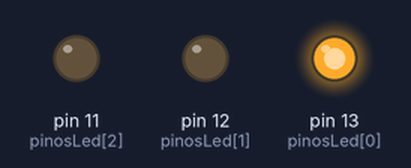
Bench run of a sketch on a simulated Arduino Uno, built with avr-gcc and run on an emulated ATmega328P. Parts: output pins drawn as LEDs (lit = HIGH).

Above: at 1.5 s.
At 4.2 s:
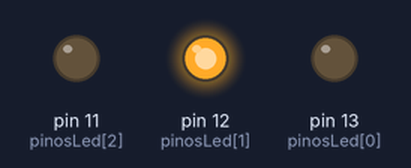
At 5.7 s:
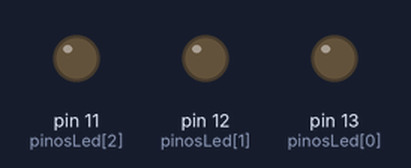
At 7.5 s:
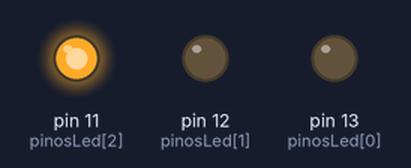
Timing chart, 0 to 11.7 s (numbered marks = the images above):
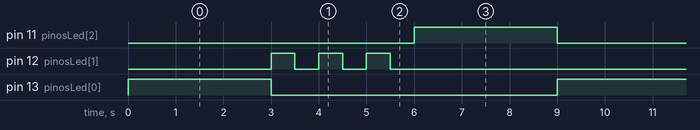

Measured:
- by itself, pin 11 (pinosLed[2]), pin 13 (pinosLed[0]): alternates HIGH for 3.0 s and LOW for 6.0 s
- by itself, pin 12 (pinosLed[1]): repeats every 9.0 s: 2 × (LOW 0.50 s, HIGH 0.50 s), LOW 6.5 s, HIGH 0.50 s
- by itself, everything shown: repeats every 9.0 s, in 9 steps

The sketch:

codigo3.ino
```cpp
int pinosLed[] = {13, 12, 11};
int tempo = 3000;
void setup() {
	for (int i = 0; i < 3; i++) {
	pinMode(pinosLed[i], OUTPUT);
}
}

void loop() {
	digitalWrite(pinosLed[0], HIGH);
    delay(tempo);
    digitalWrite(pinosLed[0], LOW);
  for (int i = 0; i < 3; i++){
    digitalWrite(pinosLed[1], HIGH);
  	delay(500);
    digitalWrite(pinosLed[1], LOW);
    delay(500);
  }
  	digitalWrite(pinosLed[2], HIGH);
	delay(tempo);
  	digitalWrite(pinosLed[2], LOW);
}
```
